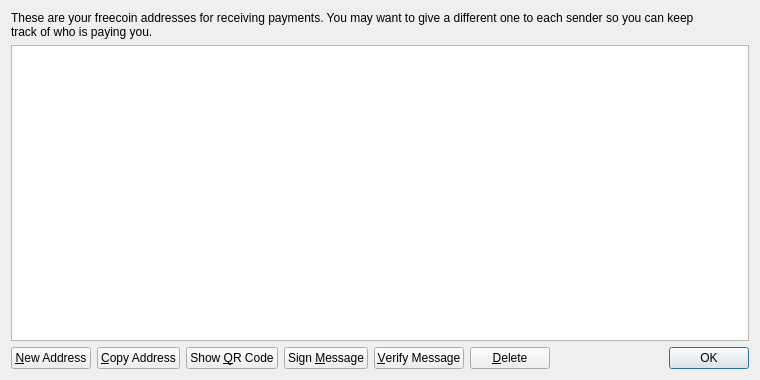
<?xml version="1.0" encoding="UTF-8"?>
<ui version="4.0">
 <class>AddressBookPage</class>
 <widget class="QWidget" name="AddressBookPage">
  <property name="geometry">
   <rect>
    <x>0</x>
    <y>0</y>
    <width>760</width>
    <height>380</height>
   </rect>
  </property>
  <property name="windowTitle">
   <string>Address Book</string>
  </property>
  <layout class="QVBoxLayout" name="verticalLayout">
   <item>
    <widget class="QLabel" name="labelExplanation">
     <property name="text">
      <string>These are your freecoin addresses for receiving payments. You may want to give a different one to each sender so you can keep 
track of who is paying you.</string>
     </property>
     <property name="textFormat">
      <enum>Qt::PlainText</enum>
     </property>
     <property name="wordWrap">
      <bool>true</bool>
     </property>
    </widget>
   </item>
   <item>
    <widget class="QTableView" name="tableView">
     <property name="contextMenuPolicy">
      <enum>Qt::CustomContextMenu</enum>
     </property>
     <property name="toolTip">
      <string>Double-click to edit address or label</string>
     </property>
     <property name="tabKeyNavigation">
      <bool>false</bool>
     </property>
     <property name="alternatingRowColors">
      <bool>true</bool>
     </property>
     <property name="selectionMode">
      <enum>QAbstractItemView::SingleSelection</enum>
     </property>
     <property name="selectionBehavior">
      <enum>QAbstractItemView::SelectRows</enum>
     </property>
     <property name="sortingEnabled">
      <bool>true</bool>
     </property>
     <attribute name="verticalHeaderVisible">
      <bool>false</bool>
     </attribute>
    </widget>
   </item>
   <item>
    <layout class="QHBoxLayout" name="horizontalLayout">
     <item>
      <widget class="QPushButton" name="newAddressButton">
       <property name="toolTip">
        <string>Create a new address</string>
       </property>
       <property name="text">
        <string>&amp;New Address</string>
       </property>
       <property name="icon">
        <iconset resource="../freecoin.qrc">
         <normaloff>:/icons/add</normaloff>:/icons/add</iconset>
       </property>
      </widget>
     </item>
     <item>
      <widget class="QPushButton" name="copyToClipboard">
       <property name="toolTip">
        <string>Copy the currently selected address to the system clipboard</string>
       </property>
       <property name="text">
        <string>&amp;Copy Address</string>
       </property>
       <property name="icon">
        <iconset resource="../freecoin.qrc">
         <normaloff>:/icons/editcopy</normaloff>:/icons/editcopy</iconset>
       </property>
      </widget>
     </item>
     <item>
      <widget class="QPushButton" name="showQRCode">
       <property name="text">
        <string>Show &amp;QR Code</string>
       </property>
       <property name="icon">
        <iconset resource="../freecoin.qrc">
         <normaloff>:/icons/qrcode</normaloff>:/icons/qrcode</iconset>
       </property>
      </widget>
     </item>
     <item>
      <widget class="QPushButton" name="signMessage">
       <property name="toolTip">
        <string>Sign a message to prove you own a freecoin address</string>
       </property>
       <property name="text">
        <string>Sign &amp;Message</string>
       </property>
       <property name="icon">
        <iconset resource="../freecoin.qrc">
         <normaloff>:/icons/edit</normaloff>:/icons/edit</iconset>
       </property>
      </widget>
     </item>
     <item>
      <widget class="QPushButton" name="verifyMessage">
       <property name="toolTip">
        <string>Verify a message to ensure it was signed with a specified freecoin address</string>
       </property>
       <property name="text">
        <string>&amp;Verify Message</string>
       </property>
       <property name="icon">
        <iconset resource="../freecoin.qrc">
         <normaloff>:/icons/transaction_0</normaloff>:/icons/transaction_0</iconset>
       </property>
      </widget>
     </item>
     <item>
      <widget class="QPushButton" name="deleteButton">
       <property name="toolTip">
        <string>Delete the currently selected address from the list</string>
       </property>
       <property name="text">
        <string>&amp;Delete</string>
       </property>
       <property name="icon">
        <iconset resource="../freecoin.qrc">
         <normaloff>:/icons/remove</normaloff>:/icons/remove</iconset>
       </property>
      </widget>
     </item>
     <item>
      <spacer name="horizontalSpacer">
       <property name="orientation">
        <enum>Qt::Horizontal</enum>
       </property>
       <property name="sizeHint" stdset="0">
        <size>
         <width>40</width>
         <height>20</height>
        </size>
       </property>
      </spacer>
     </item>
     <item>
      <widget class="QDialogButtonBox" name="buttonBox">
       <property name="sizePolicy">
        <sizepolicy hsizetype="Maximum" vsizetype="Fixed">
         <horstretch>0</horstretch>
         <verstretch>0</verstretch>
        </sizepolicy>
       </property>
       <property name="standardButtons">
        <set>QDialogButtonBox::Ok</set>
       </property>
      </widget>
     </item>
    </layout>
   </item>
  </layout>
 </widget>
 <resources>
  <include location="../freecoin.qrc"/>
 </resources>
 <connections/>
</ui>
